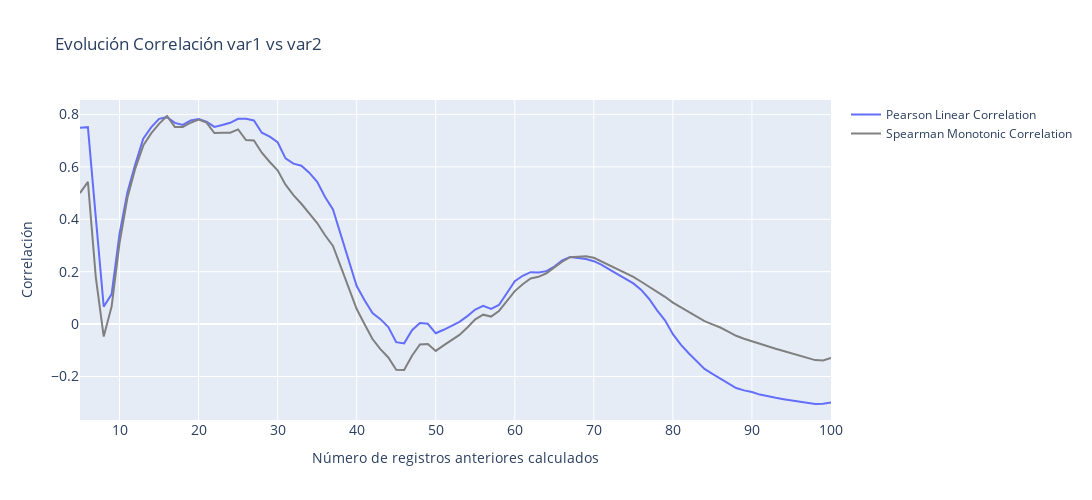

Notebook code cell kept with this figure:
### Code cell
plot_correlations(data, 'var1', 'var2')
